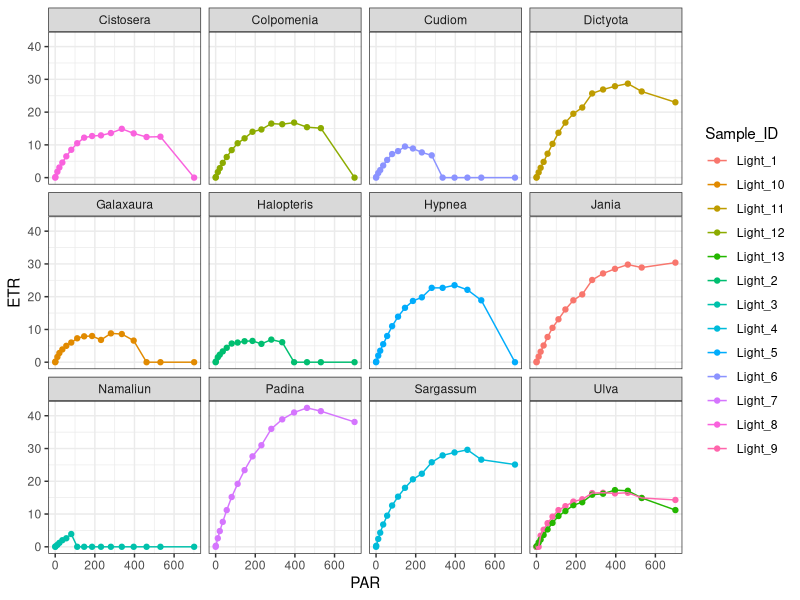
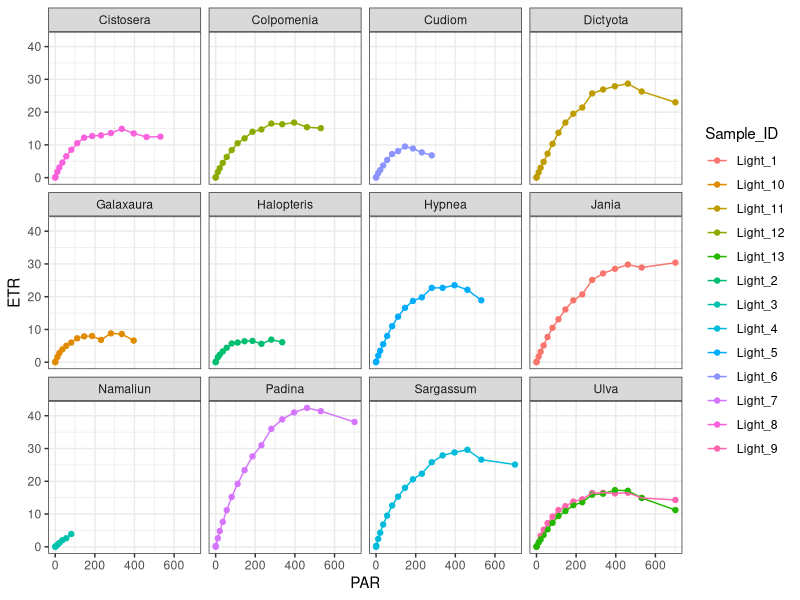
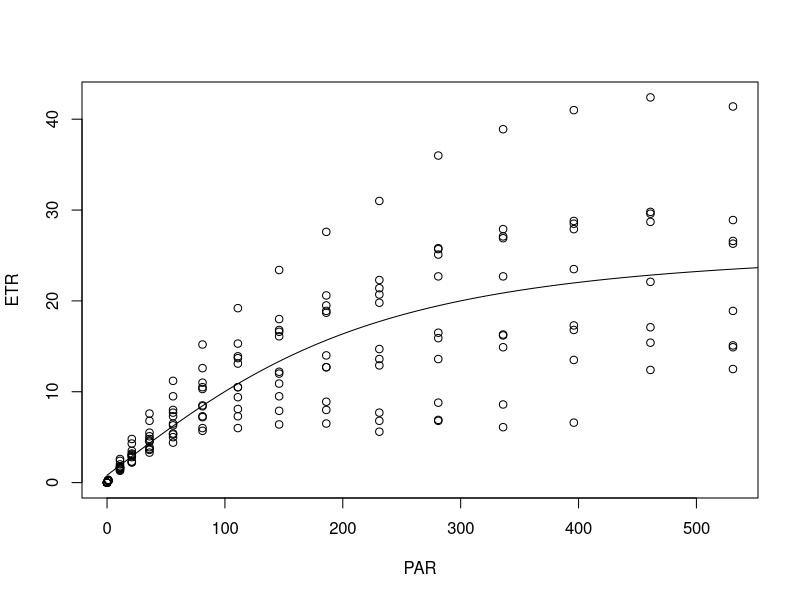
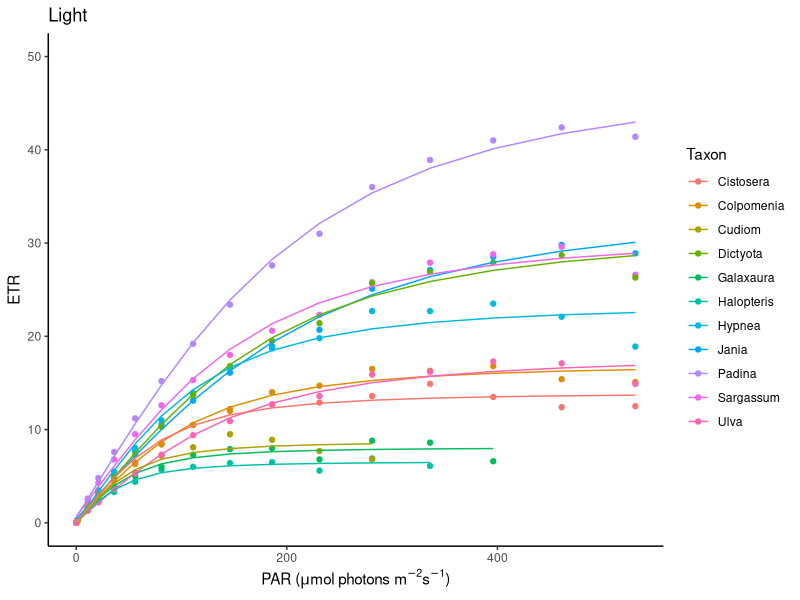
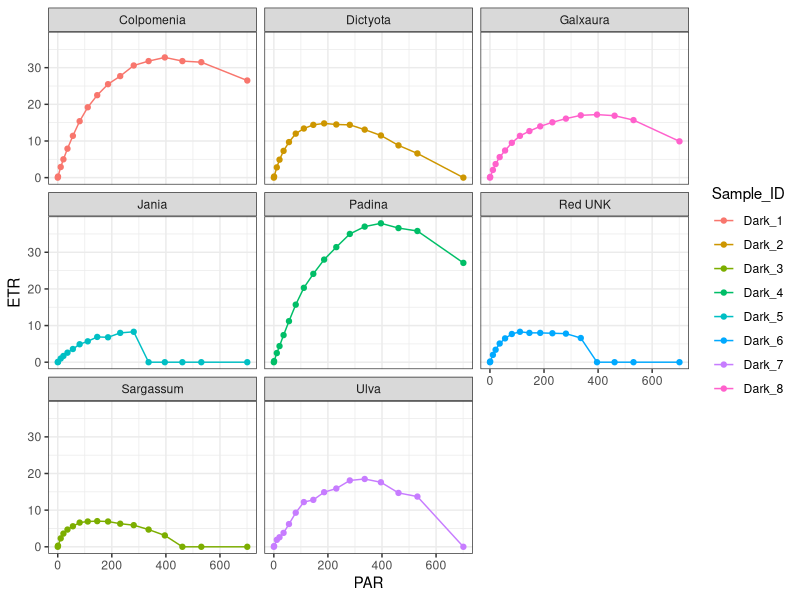
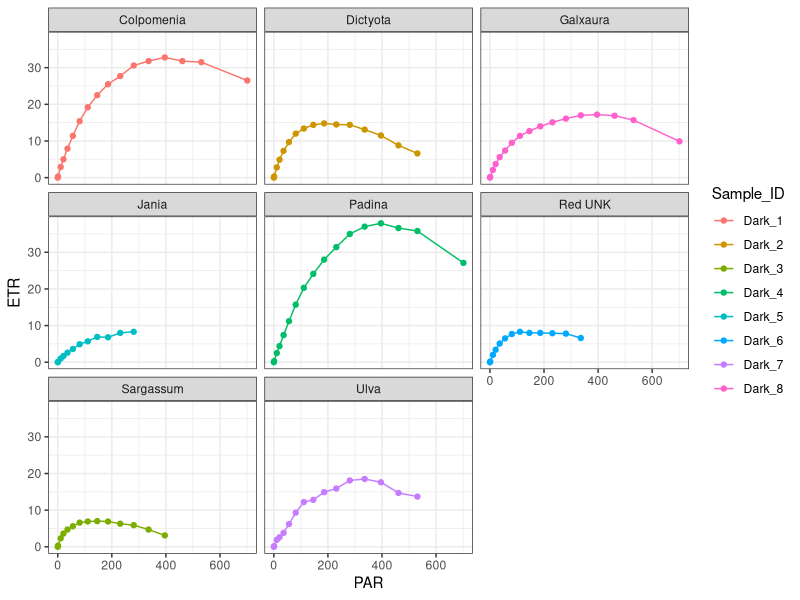
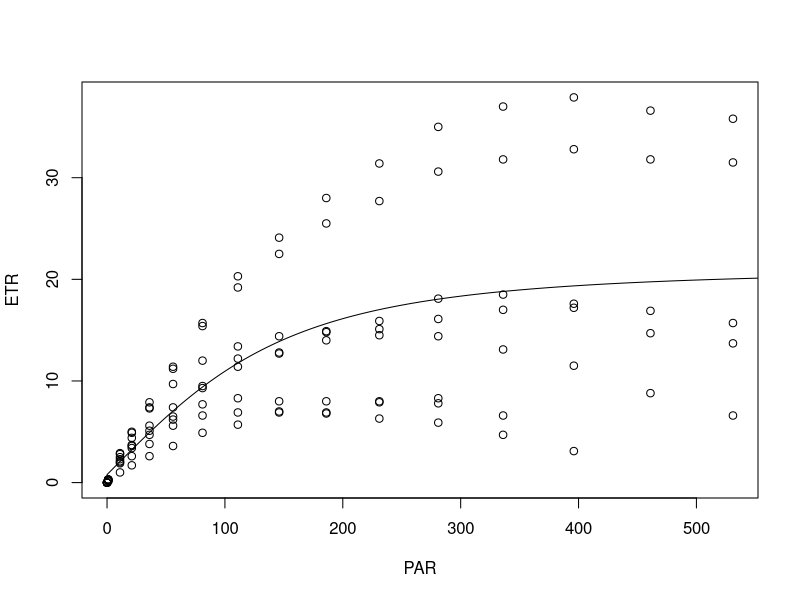
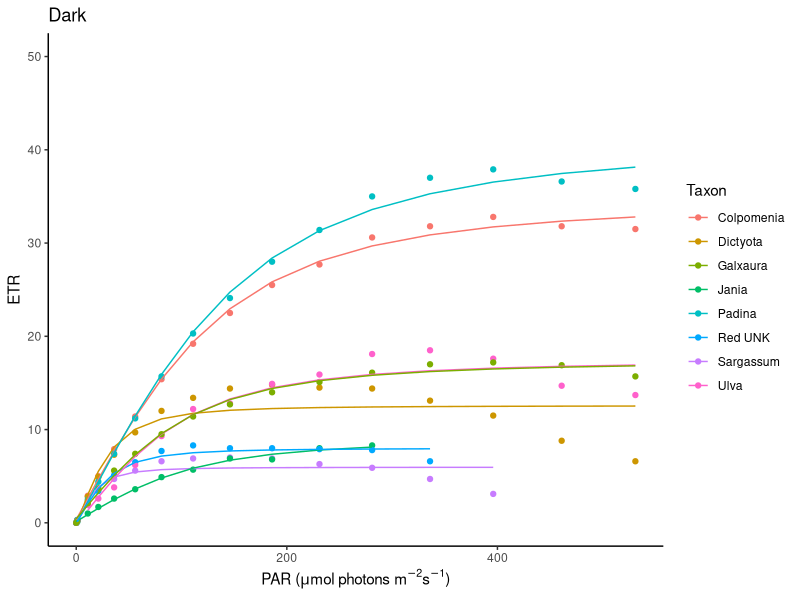

Generate these figures, in order, with R:
#Research_methods_2026
# Photophysiology- 2nd attempt

# requried libraries. if any gives you an error, you need to install it.
# installation- Tools,Install packages, choose name of package, install.
library(dplyr) # data manipulation
library(lubridate) # format date data
library(hms) # format time data
library(tidyr) # data manipulation
library(ggplot2) # graphics
library(purrr) # data manipulation
library(broom) # data manipulation
library(patchwork)# graphics


# set the working directory
## you will need to change the path to the one in which you want to work


#load metadata
metadata=read.csv("Photophysiology_metadata.csv", header=TRUE)
str(metadata)


#load photophysiology data_group light
light_PAM=read.csv("light.csv", header=TRUE, sep=";")
str(light_PAM) #inspect the data

# let us change the date and time variables to read as date and time.
library(lubridate)
light_PAM$Date <- dmy(light_PAM$Date)
library(hms)
light_PAM$Time <- as_hms(light_PAM$Time)

#check that it worked
str(light_PAM)

# we will now select the relevant columns from the dataset. i.e., the ETR measurments.
light_ETR <- light_PAM[, c("Date", "Time", "PAR", "ETR1","ETR2","ETR3","ETR4","ETR5","ETR6","ETR7","ETR8","ETR9","ETR10","ETR11","ETR12","ETR13")]
str(light_ETR)

# change format from wide to long
library(dplyr)
library(tidyr)
light_ETR_long <- light_ETR %>%  pivot_longer(., cols = starts_with("ETR"), names_to = "Sample")
colnames(light_ETR_long)[5] ="ETR"
str(light_ETR_long)


# add information on the sample
str(metadata)
metadata_light=metadata[metadata$Group=="Light",]
metadata_light$ETR_name=paste("ETR",metadata_light$Sample, sep="")

light_ETR_long$Sample_ID=metadata_light$Sample_ID[match(light_ETR_long$Sample, metadata_light$ETR_name)]
light_ETR_long$Taxon=metadata_light$Taxon[match(light_ETR_long$Sample, metadata_light$ETR_name)]
str(metadata)

# take a first look at the data

library(ggplot2)
light_ETR_long %>%
  ggplot(aes(x=PAR, y=ETR, color=Sample_ID))+
  geom_point()+
  geom_line()+
  facet_wrap("Taxon")+
  theme_bw()


# when ETR hits zero at PAR >0, the measurment had ended, i.e., not relevant anymore.
#therefore, we need to remove all zero values for ETR >0

light_ETR_long$ETR[light_ETR_long$ETR == 0 & light_ETR_long$PAR > 0] <- NA

# take a look now

library(ggplot2)
light_ETR_long %>%
  ggplot(aes(x=PAR, y=ETR, color=Sample_ID))+
  geom_point()+
  geom_line()+
  facet_wrap("Taxon")+
  theme_bw()

# what sampled do we want to remove? ones that do not reach expected curve.
light_ETR_long_filt=light_ETR_long[light_ETR_long$Sample_ID!="Light_3" & light_ETR_long$Sample_ID!="Light_9",]

str(light_ETR_long_filt)
unique(light_ETR_long_filt$Sample_ID)

# now we will fit curves to the actual data
#Start by estimating the curve parameters by non-linear least squares method
# from the fitted curve we get the parameters of aquatic photosynthesis we wanted (following the word of the great Falkowski):
# Am = asymptotic maximum = Pmax= max photosynthesis
# AQY = initial sloap = alpha = Fv/Fm
# Rd =  the y intercept of the curve = dark respiration
# Ik = Am/AQY, the irradiance level at which  photosynthesis transitions from light-limited to saturation-limited.


# we will first calculate these parameters for the entire dataset.
set.seed(123) #Random Number Generation important whan the process/calculation is iterative. if you change it, you may get different results....

light_ETR_pi <- light_ETR_long_filt %>% subset(PAR<600) 
curve.nlsPIC <- light_ETR_pi %>% nls(ETR ~ (Am*((AQY*PAR)/(sqrt(Am^2 + (AQY*PAR)^2)))-Rd), data=., start=list(Am=0.7,  AQY=0.001, Rd=.4))
coef(curve.nlsPIC)
plot(ETR ~ PAR, data = light_ETR_pi)
lines(0:600,
      predict(curve.nlsPIC,
              newdata = data.frame(PAR = 0:600)))


# now we will calculate the parameters for each and every sample

library(purrr)
library(broom)

light_nls_data <- light_ETR_pi %>%
  group_by(Sample_ID) %>%
  nest(-Sample_ID) %>%
  mutate(model1 = map(data, ~
                        nls(ETR ~ (Am*((AQY*PAR)/(sqrt(Am^2 + (AQY*PAR)^2)))-Rd), data=., start=list(Am=0.7,  AQY=0.001, Rd=.4)) %>%
                        tidy %>%
                        dplyr::select(term, estimate) %>%
                        spread(term, estimate))) %>%
  unnest(model1) %>%
  mutate(Ik = Am/AQY)


colnames(light_nls_data)
write.csv(light_nls_data[,-c(2)], "light_group_photo_parameters.csv")

augmented_light <- light_ETR_pi %>%
  filter(PAR <600) %>%
  nest(-Sample_ID) %>% 
  mutate(
    fit = map(data, ~ nls(ETR ~ (Am*((AQY*PAR)/(sqrt(Am^2 + (AQY*PAR)^2)))-Rd), data=., start=list(Am=0.7,  AQY=0.001, Rd=.4))),
    augmented = map(fit, augment),
  ) %>% 
  unnest(augmented)

augmented_light$ID = augmented_light$Sample_ID
augmented_light$Taxon = metadata_light$Taxon[match(augmented_light$Sample_ID, metadata_light$Sample_ID)]


PI.curves_light <- augmented_light %>%
  ggplot(aes(x=PAR, y=ETR, color=Taxon))+
  geom_point() + 
  geom_line(aes(y=.fitted, x=PAR,group=Sample_ID))+
  theme_classic()+
  ylim(0,50)+
  labs(x = expression(paste('PAR (', mu, "mol photons m"^-2, 's'^-1,")")),
       y = expression(paste("ETR")),
       title = "Light")+
  theme(legend.position = "right")#+
#facet_wrap(.~Taxon)
PI.curves_light


##########################
#load photophysiology data_group dark
dark_PAM=read.csv("dark.csv", header=TRUE, sep=";")
str(dark_PAM) #inspect the data

# let us change the date and time variables to read as date and time.
library(lubridate)
dark_PAM$Date <- dmy(dark_PAM$Date)
library(hms)
dark_PAM$Time <- as_hms(dark_PAM$Time)

#check that it worked
str(dark_PAM)

# we will now select the relevant columns from the dataset. i.e., the ETR measurments.
dark_ETR <- dark_PAM[, c("Date", "Time", "PAR", "ETR1","ETR2","ETR3","ETR4","ETR5","ETR6","ETR7","ETR8")]
str(dark_ETR)

# change format from wide to long
library(dplyr)
library(tidyr)
dark_ETR_long <- dark_ETR %>%  pivot_longer(., cols = starts_with("ETR"), names_to = "Sample")
colnames(dark_ETR_long)[5] ="ETR"
str(dark_ETR_long)


# add information on the sample
str(metadata)
metadata_dark=metadata[metadata$Group=="Dark",]
metadata_dark$ETR_name=paste("ETR",metadata_dark$Sample, sep="")
str(metadata_dark)

dark_ETR_long$Sample_ID=metadata_dark$Sample_ID[match(dark_ETR_long$Sample, metadata_dark$ETR_name)]
dark_ETR_long$Taxon=metadata_dark$Taxon[match(dark_ETR_long$Sample, metadata_dark$ETR_name)]
str(dark_ETR_long)

# take a first look at the data

library(ggplot2)
dark_ETR_long %>%
  ggplot(aes(x=PAR, y=ETR, color=Sample_ID))+
  geom_point()+
  geom_line()+
  facet_wrap("Taxon")+
  theme_bw()


# when ETR hits zero at PAR >0, the measurment had ended, i.e., not relevant anymore.
#therefore, we need to remove all zero values for ETR >0

dark_ETR_long$ETR[dark_ETR_long$ETR == 0 & dark_ETR_long$PAR > 0] <- NA
str(dark_ETR_long)

# take a look now

library(ggplot2)
dark_ETR_long %>%
  ggplot(aes(x=PAR, y=ETR, color=Sample_ID))+
  geom_point()+
  geom_line()+
  facet_wrap("Taxon")+
  theme_bw()

# what sampled do we want to remove? ones that do not reach expected curve.
#do we remove anything here?
#dark_ETR_long_filt=dark_ETR_long[dark_ETR_long$Sample_ID!="??" & dark_ETR_long$Sample_ID!="??",]


unique(dark_ETR_long$Sample_ID)

# fit curves to the actual data
# Estimating the curve parameters by non-linear least squares method
# from the fitted curve we get the parameters of aquatic photosynthesis we wanted:
# Am = asymptotic maximum = Pmax= max photosynthesis
# AQY = initial sloap = alpha = Fv/Fm
# Rd =  the y intercept of the curve = dark respiration
# Ik = Am/AQY, the irradiance level at which  photosynthesis transitions from light-limited to saturation-limited.


# we will first calculate these parameters for the entire dataset.
set.seed(123) #Random Number Generation important whan the process/calculation is iterative.

dark_ETR_pi <- dark_ETR_long %>% subset(PAR<600) 
curve.nlsPIC <- dark_ETR_pi %>% nls(ETR ~ (Am*((AQY*PAR)/(sqrt(Am^2 + (AQY*PAR)^2)))-Rd), data=., start=list(Am=0.7,  AQY=0.001, Rd=.4))
coef(curve.nlsPIC)
plot(ETR ~ PAR, data = dark_ETR_pi)
lines(0:600,
      predict(curve.nlsPIC,
              newdata = data.frame(PAR = 0:600)))


# now we will calculate the parameters for each and every sample

library(purrr)
library(broom)

dark_nls_data <- dark_ETR_pi %>%
  group_by(Sample_ID) %>%
  nest(-Sample_ID) %>%
  mutate(model1 = map(data, ~
                        nls(ETR ~ (Am*((AQY*PAR)/(sqrt(Am^2 + (AQY*PAR)^2)))-Rd), data=., start=list(Am=0.7,  AQY=0.001, Rd=.4)) %>%
                        tidy %>%
                        dplyr::select(term, estimate) %>%
                        spread(term, estimate))) %>%
  unnest(model1) %>%
  mutate(Ik = Am/AQY)


colnames(dark_nls_data)
write.csv(dark_nls_data[,-c(2)], "dark_group_photo_parameters.csv")

augmented_dark <- dark_ETR_pi %>%
  filter(PAR <600) %>%
  nest(-Sample_ID) %>% 
  mutate(
    fit = map(data, ~ nls(ETR ~ (Am*((AQY*PAR)/(sqrt(Am^2 + (AQY*PAR)^2)))-Rd), data=., start=list(Am=0.7,  AQY=0.001, Rd=.4))),
    augmented = map(fit, augment),
  ) %>% 
  unnest(augmented)

augmented_dark$ID = augmented_dark$Sample_ID
augmented_dark$Taxon = metadata_dark$Taxon[match(augmented_dark$Sample_ID, metadata_dark$Sample_ID)]


PI.curves_dark <- augmented_dark %>%
  ggplot(aes(x=PAR, y=ETR, color=Taxon))+
  geom_point() + 
  geom_line(aes(y=.fitted, x=PAR,group=Sample_ID))+
  theme_classic()+
  ylim(0,50)+
  labs(x = expression(paste('PAR (', mu, "mol photons m"^-2, 's'^-1,")")),
       y = expression(paste("ETR")),
       title = "Dark")+
  theme(legend.position = "right")#+
#facet_wrap(.~Taxon)
PI.curves_dark



library(patchwork)
PI.curves_light+PI.curves_dark



### fix limits to dark group data- to reduce miss-fit ?
# needs to be at Taxon level.


# Collect all the estimated parameters for all samples.
str(light_nls_data)
str(dark_nls_data)

nls_data=as.data.frame(rbind(light_nls_data, dark_nls_data))
nls_data=nls_data[,-c(2)]
str(nls_data)

nls_data$Taxon=metadata$Taxon[match(nls_data$Sample_ID, metadata$Sample_ID)]
nls_data$Group=metadata$Group[match(nls_data$Sample_ID, metadata$Sample_ID)]
str(nls_data)
nls_data_long=nls_data %>%
  pivot_longer(
    cols = c(Am, AQY, Rd, Ik),
    names_to = "Photo_vars",
    values_to = "Value"
  )
str(nls_data_long)

# Let's summarize the data to see what's what.

Photophysiology_summary_table <- nls_data_long %>%
  group_by(Photo_vars, Group) %>%
  summarise(
    n       = sum(!is.na(Value)),
    mean    = mean(Value, na.rm = TRUE),
    sd      = sd(Value, na.rm = TRUE),
    min     = min(Value, na.rm = TRUE),
    q25     = quantile(Value, 0.25, na.rm = TRUE),
    median  = median(Value, na.rm = TRUE),
    q75     = quantile(Value, 0.75, na.rm = TRUE),
    max     = max(Value, na.rm = TRUE),
    .groups = "drop"
  )

View(Photophysiology_summary_table)


library(ggplot2)


ggplot(nls_data_long, aes(sample = Value, color = Group)) +
  stat_qq() +
  stat_qq_line() +
  ylab("Value")+
  xlab("theoretical quantile")+
  facet_wrap(~Photo_vars, scales = "free")


ggplot(nls_data_long, aes(x=Group, y=Value))+
  geom_boxplot()+
  geom_point(aes(color=Group), size=2, position=position_jitter(width=0.2))+
  facet_wrap(~Photo_vars, scales = "free")


ggplot(nls_data_long, aes(x=Group, y=Value))+
  geom_boxplot()+
  geom_point(aes(color=Taxon), size=2, position=position_jitter(width=0.2))+
  facet_wrap(~Photo_vars, scales = "free")

# filter unpaired taxa
library(dplyr)

nls_data_long_filtered <- nls_data_long %>%
  group_by(Taxon) %>%
  filter(n_distinct(Group) == 2) %>%
  ungroup()

ggplot(nls_data_long_filtered, aes(x=Group, y=Value))+
  geom_boxplot()+
  geom_point(aes(color=Taxon), size=2, position=position_jitter(width=0.2))+
  facet_wrap(~Photo_vars, scales = "free")

# calculate the difference between light and dark for each species

library(dplyr)
library(tidyr)

diff_by_taxon <-nls_data_long_filtered %>%
  group_by(Taxon, Photo_vars, Group) %>%
  summarise(
    Value = mean(Value, na.rm = TRUE),
    .groups = "drop"
  ) %>%
  pivot_wider(
    names_from = Group,
    values_from = Value
  ) %>%
  mutate(
    Difference = Light- Dark,
    Ratio= Light/ Dark
  )

str(diff_by_taxon)

Difference_plot=ggplot(diff_by_taxon, aes(x=Taxon, y=Difference))+
  geom_bar(stat="identity", aes(fill=Taxon))+
  facet_wrap(.~Photo_vars, scales="free")+
  theme_bw()
Difference_plot


Ratio_plot=ggplot(diff_by_taxon, aes(x=Taxon, y=Ratio))+
  geom_bar(stat="identity", aes(fill=Taxon))+
  geom_hline(yintercept = 1,linetype = "dashed",color = "red",linewidth = 0.8)+
  facet_wrap(.~Photo_vars, scales="free")+
  theme_bw()
Ratio_plot


Difference_plot+Ratio_plot


ggplot(diff_by_taxon, aes(sample = Difference)) +
  stat_qq() +
  stat_qq_line() +
  ylab("Value")+
  xlab("theoretical quantile")+
  facet_wrap(~Photo_vars, scales = "free")

library(dplyr)

test_paired <- nls_data_long_filtered %>%
  select(Taxon, Group, Photo_vars, Value) %>%
  pivot_wider(
    names_from = Group,
    values_from = Value
  ) %>%
  group_by(Photo_vars) %>%
  summarise(
    p = wilcox.test(Light, Dark, paired = TRUE)$p.value,
    .groups = "drop"
  ) %>%
  mutate(
    padj = p.adjust(p, method = "BH")
  )

test_paired 

test_paired_no_Colpomenia <- nls_data_long_filtered[nls_data_long_filtered$Taxon!="Colpomenia",] %>%
  select(Taxon, Group, Photo_vars, Value) %>%
  pivot_wider(
    names_from = Group,
    values_from = Value
  ) %>%
  group_by(Photo_vars) %>%
  summarise(
    p = wilcox.test(Light, Dark, paired = TRUE)$p.value,
    .groups = "drop"
  ) %>%
  mutate(
    padj = p.adjust(p, method = "BH")
  )
test_paired_no_Colpomenia


# ==============================================================
# FINAL IMAGE EXPORT STACK - ATTACH TO THE END OF YOUR SCRIPT
# ==============================================================

message("Starting high-resolution export (600 DPI)...")

# 1. Save the Fitted Photosynthesis-Irradiance (P-I) Curves (Light adapted)
if (exists("PI.curves_light")) {
  ggsave(
    filename = "Figure_1_PI_Curves_Light_Adapted_600DPI.png",
    plot = PI.curves_light,
    dpi = 600, width = 12, height = 8, units = "in"
  )
}

# 2. Save the Fitted Photosynthesis-Irradiance (P-I) Curves (Dark adapted)
if (exists("PI.curves_dark")) {
  ggsave(
    filename = "Figure_2_PI_Curves_Dark_Adapted_600DPI.png",
    plot = PI.curves_dark,
    dpi = 600, width = 12, height = 8, units = "in"
  )
}

# 3. Save the Absolute Difference Bar Plot
if (exists("Difference_plot")) {
  ggsave(
    filename = "Figure_3_Algae_Difference_Plot_600DPI.png",
    plot = Difference_plot,
    dpi = 600, width = 11, height = 7, units = "in"
  )
}

# 4. Save the Proportional Response Ratio Bar Plot
if (exists("Ratio_plot")) {
  ggsave(
    filename = "Figure_4_Algae_Ratio_Plot_600DPI.png",
    plot = Ratio_plot,
    dpi = 600, width = 11, height = 7, units = "in"
  )
}

# 5. Save the Combined Patchwork Panel (Difference + Ratio side-by-side)
if (exists("Difference_plot") & exists("Ratio_plot")) {
  combined_panel <- Difference_plot + Ratio_plot
  ggsave(
    filename = "Figure_5_Algae_Combined_Panel_600DPI.png",
    plot = combined_panel,
    dpi = 600, width = 18, height = 10, units = "in"
  )
}

# 6. Re-run and Save the Final Quantile-Quantile (Q-Q) Plot for Methods section
if (exists("diff_by_taxon")) {
  qq_output <- ggplot(diff_by_taxon, aes(sample = Difference)) +
    stat_qq() +
    stat_qq_line() +
    ylab("Value") +
    xlab("Theoretical Quantile") +
    facet_wrap(~Photo_vars, scales = "free") +
    theme_bw()
  
  ggsave(
    filename = "Figure_6_Normality_QQ_Plot_600DPI.png",
    plot = qq_output,
    dpi = 600, width = 10, height = 7, units = "in"
  )
}

message("All relevant plots saved to your folder in 600 DPI.")


# 7. EXPORT SOFTWARE AND PACKAGE VERSIONS FOR REPRODUCIBILITY

# 7.1. Capture and save the complete session environment details (R version, OS, loaded apps)
sink("R_software_and_package_versions.txt")
cat("==============================================================\n")
cat("RESEARCH METHODS 2026 - PHOTOPHYSIOLOGY SYSTEM VERSIONS LOG\n")
cat("Generated on:", as.character(Sys.time()), "\n")
cat("==============================================================\n\n")
print(sessionInfo())
sink()

# 7.2. Compile a clean, structured table for the core project packages
core_project_packages <- c("dplyr", "tidyr", "purrr", "broom", "rstatix", 
                           "ggplot2", "patchwork", "lubridate", "hms", "writexl")

package_versions_table <- data.frame(
  Package_Name = core_project_packages,
  Version = sapply(core_project_packages, function(pkg) {
    if (requireNamespace(pkg, quietly = TRUE)) as.character(packageVersion(pkg)) else "Not Loaded"
  }),
  stringsAsFactors = FALSE
)

# 7.3. Export the structured package list into a clean CSV file
write.csv(package_versions_table, "Detailed_Package_Versions_List.csv", row.names = FALSE)

# 7.4 Print confirmation message to the R console
message("Success! 'R_software_and_package_versions.txt' and 'Detailed_Package_Versions_List.csv' have been saved to your working directory.")
# ==============================================================
